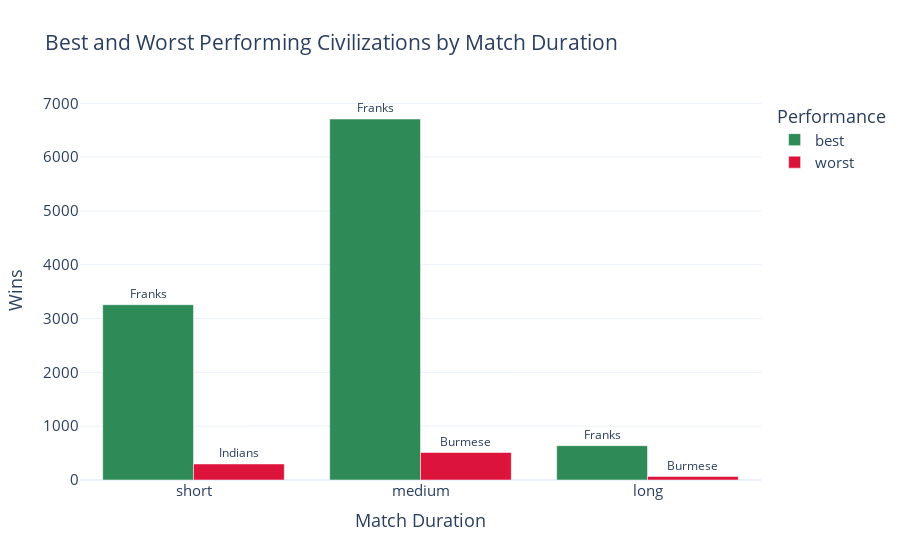

Notebook code cell kept with this figure:
### Code cell
# deal with warnings
import warnings
warnings.filterwarnings("ignore", category=DeprecationWarning)

# refresj the data
df = df.copy()

# Bin durations
bins = [0, 20, 40, 90]
labels = ['short', 'medium', 'long']
df['duration_group'] = pd.cut(df['duration_min'], bins=bins, labels=labels, right=True)

# Group and count wins
grouped = df.groupby(['duration_group', 'civ.win.name'], observed=True).size().reset_index(name='wins')

# Find best and worst per group
best_worst = (
    grouped.groupby('duration_group', observed=True)
    .apply(lambda g: pd.concat([g.nlargest(1, 'wins'), g.nsmallest(1, 'wins')]))
    .reset_index(drop=True)
)

# Label best/worst
best_worst['label'] = best_worst.groupby('duration_group', observed=True)['wins'].transform(lambda x: ['best' if w == x.max() else 'worst' for w in x])

# Format civ names (capitalize)
best_worst['civ'] = best_worst['civ.win.name'].str.title()

# Custom color mapping
color_map = {'best': 'seagreen', 'worst': 'crimson'}

# Plot
fig = px.bar(
    best_worst,
    x='duration_group',
    y='wins',
    color='label',
    color_discrete_map=color_map,
    barmode='group',
    text='civ',
    title='Best and Worst Performing Civilizations by Match Duration',
    labels={'wins': 'Win Count', 'duration_group': 'Duration Group'}
)

fig.update_traces(textposition='outside', textfont_size=12)
fig.update_layout(
    font=dict(size=15),
    xaxis_title='Match Duration',
    yaxis_title='Wins',
    legend_title='Performance',
    template='plotly_white',
    bargap=0.2
)

fig.show()

### Figure 1 — Plotly figure (JSON) as saved in the notebook; plotly's stock layout.template omitted (floating-point values rounded to 4 significant figures)
{"data": [{"alignmentgroup": "True", "hovertemplate": "label=best<br>Duration Group=%{x}<br>Win Count=%{y}<br>civ=%{text}<extra></extra>", "legendgroup": "best", "marker": {"color": "seagreen", "pattern": {"shape": ""}}, "name": "best", "offsetgroup": "best", "orientation": "v", "showlegend": true, "text": ["Franks", "Franks", "Franks"], "textfont": {"size": 12}, "textposition": "outside", "type": "bar", "x": ["short", "medium", "long"], "xaxis": "x", "y": [3257, 6708, 638], "yaxis": "y"}, {"alignmentgroup": "True", "hovertemplate": "label=worst<br>Duration Group=%{x}<br>Win Count=%{y}<br>civ=%{text}<extra></extra>", "legendgroup": "worst", "marker": {"color": "crimson", "pattern": {"shape": ""}}, "name": "worst", "offsetgroup": "worst", "orientation": "v", "showlegend": true, "text": ["Indians", "Burmese", "Burmese"], "textfont": {"size": 12}, "textposition": "outside", "type": "bar", "x": ["short", "medium", "long"], "xaxis": "x", "y": [298, 511, 65], "yaxis": "y"}], "layout": {"bargap": 0.2, "barmode": "group", "font": {"size": 15}, "legend": {"title": {"text": "Performance"}, "tracegroupgap": 0}, "title": {"text": "Best and Worst Performing Civilizations by Match Duration"}, "xaxis": {"anchor": "y", "domain": [0, 1], "title": {"text": "Match Duration"}}, "yaxis": {"anchor": "x", "domain": [0, 1], "title": {"text": "Wins"}}}}
